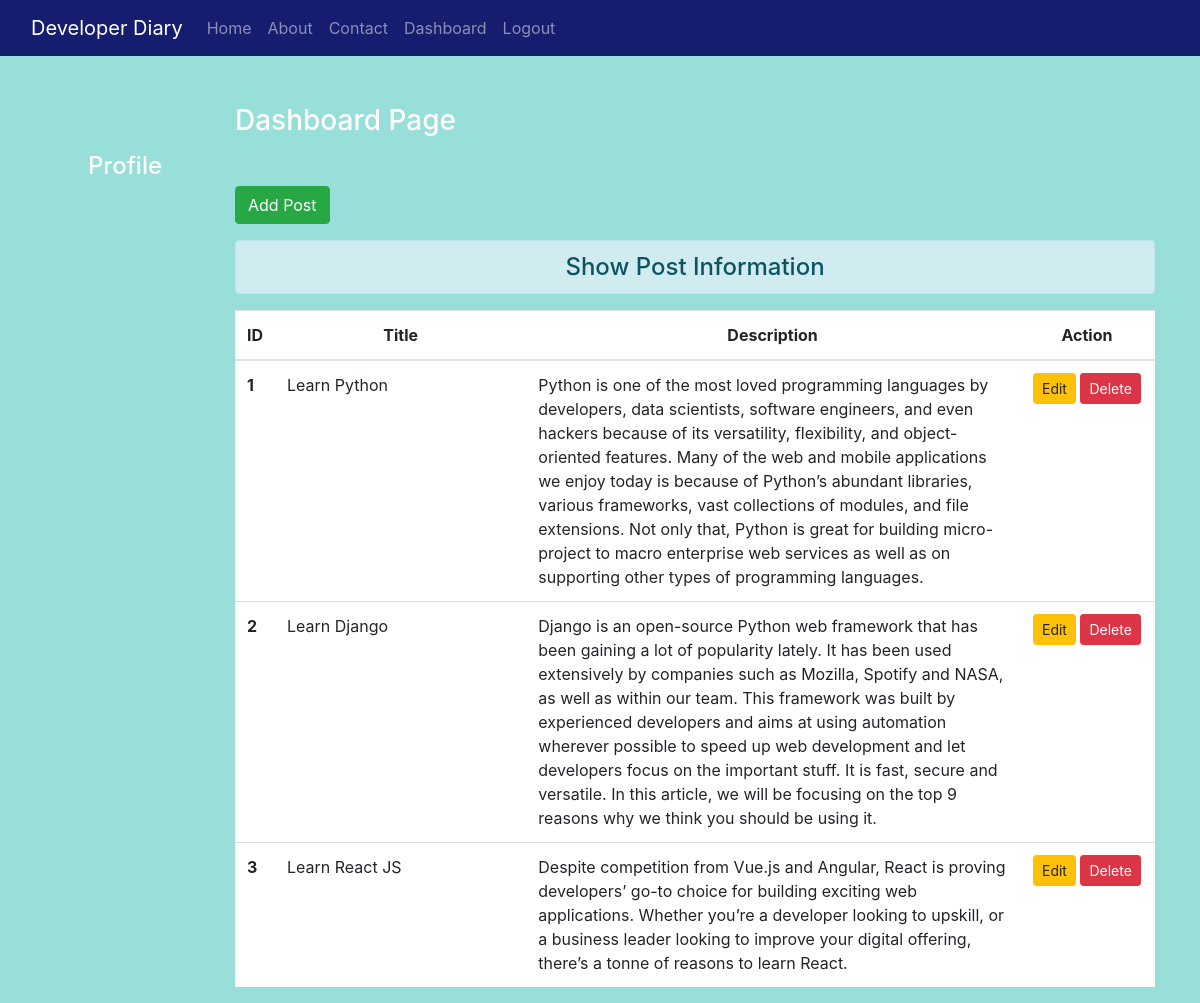
Page /dashboard/ (signed in) on the earlier database version.
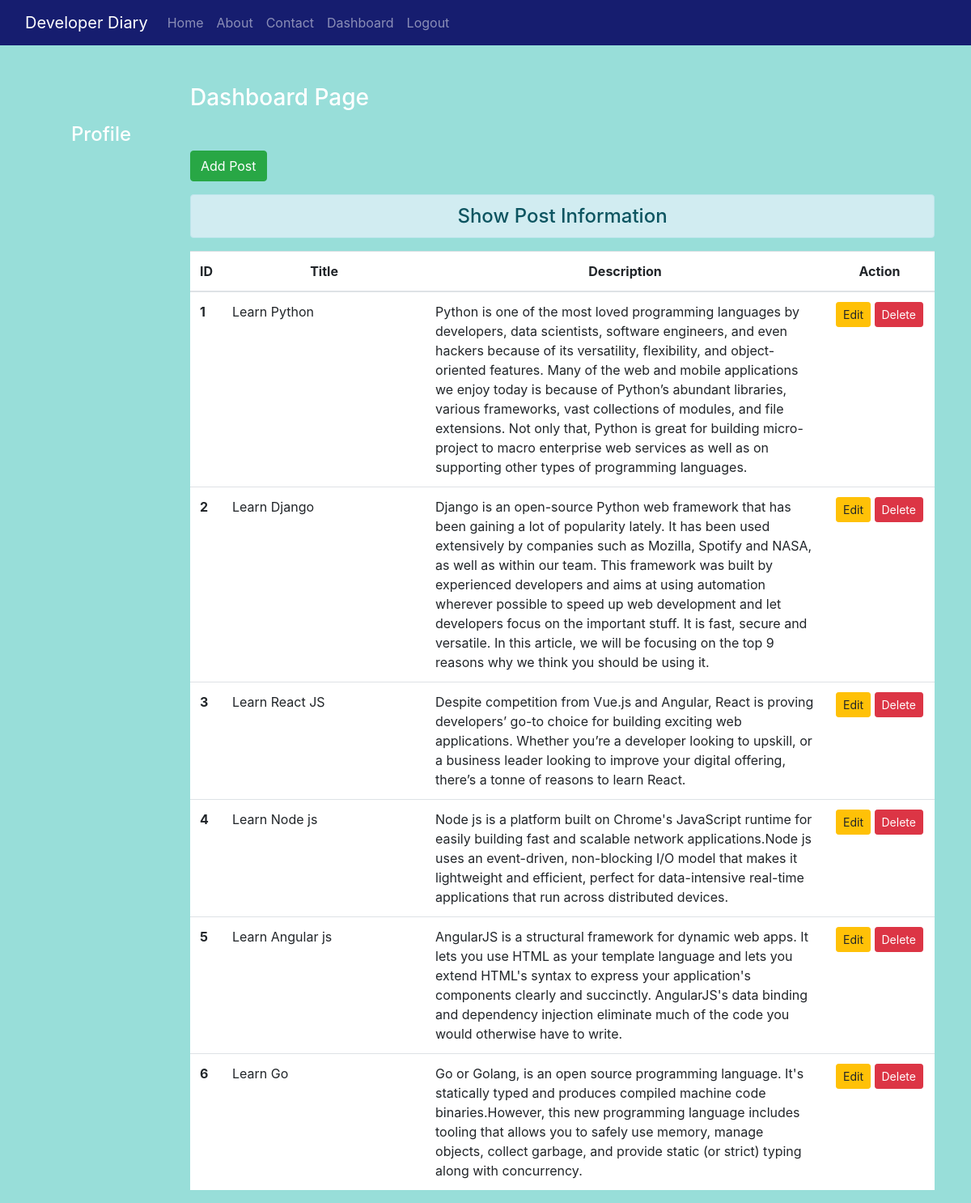
Same page on the later database version.
### app/models.py (models this page shows)
class Post(models.Model):
 title = models.CharField(max_length=150)
 desc = models.TextField()

### app/views.py (the view)
# urls.py: path('dashboard/', views.dashboard, name='dashboard'),
def dashboard(request):
    if request.user.is_authenticated:
        posts = Post.objects.all()
        user = request.user
        full_name = user.get_full_name()
        gps = user.groups.all()
        return render(request, 'blog/dashboard.html', {'posts': posts, 'full_name': full_name, 'groups': gps})
    else:
        return HttpResponseRedirect('/login/')

### app/templates/blog/dashboard.html (shortened to what this page needs)
{% extends 'blog/base.html' %}
{% load static %}
{% block side %}
<div class="col-sm-2 text-white my-5 text-center">
  <h4 class="my-5">Profile</h4>
</div>
{% endblock side %}
{% block content %}
<div class="col-sm-10">
 <h3 class="text-white my-5">Dashboard Page</h3>
 <a href="{% url 'addpost' %}" class="btn btn-success">Add Post</a>
 <h4 class="text-center alert alert-info mt-3">Show Post Information</h4>
  {% if posts %}
   <table class="table table-hover bg-white">
     <thead>
       <tr class="text-center">
         <th scope="col" style="width:2%">ID</th>
         <th scope="col" style="width:28%">Title</th>
         <th scope="col" style="width:55%">Description</th>
         <th scope="col" style="width:15%">Action</th>
       </tr>
     </thead>
     <tbody>
      {% for post in posts %}
       <tr>
         <th scope="row">{{post.id}}</th>
         <td>{{post.title}}</td>
         <td>{{post.desc}}</td>
         <td class="text-center">
          <a href="{% url 'updatepost' post.id %}" class="btn btn-warning btn-sm">Edit</a>
          {% if perms.blog.delete_post %}
          <form action="{% url 'deletepost' post.id %}" method="post" class="d-inline"> {% csrf_token %}
          <input type="submit" class="btn btn-danger btn-sm" value="Delete">
         </form>
         {% endif %}
         </td>
       </tr>
      {% endfor %}
     </tbody>
   </table>
  {% else %}
   <h4 class="text-center alert alert-warning">No Records</h4>
  {% endif %}
</div>
{% endblock content %}

### app/templates/blog/base.html (shortened to what this page needs)
<!DOCTYPE html>
{% load static %}
<html lang="en">
<head>
 <link rel="stylesheet" href="{% static 'blog/css/bootstrap.css' %}">
 <link rel="stylesheet" href="{% static 'blog/css/style.css' %}">
</head>
<body>
 <div class="container-fluid nav-color">
  {% include 'blog/navbar.html' %}
 </div>
 <div class="container">
  <div class="row">
   {% block side %}
   {% endblock side %}
   {% block content %}
   {% endblock content %}
  </div>
 </div>
</body>
</html>

### app/templates/blog/navbar.html (shortened to what this page needs)
<nav class="navbar navbar-expand-lg navbar-dark nav-color">
  <a class="navbar-brand" href="#">Developer Diary</a>
  <div class="collapse navbar-collapse" id="navbarNav">
    <ul class="navbar-nav">
      <li class="nav-item">
        <a class="nav-link" href="/">Home</a>
      </li>
      <li class="nav-item">
        <a class="nav-link" href="{% url 'about' %}">About</a>
      </li>
      <li class="nav-item">
        <a class="nav-link" href="{% url 'contact' %}">Contact</a>
      </li>
      {% if request.user.is_authenticated %}
      <li class="nav-item">
        <a class="nav-link" href="{% url 'dashboard' %}">Dashboard</a>
      </li>
      <li class="nav-item">
        <a class="nav-link" href="{% url 'logout' %}">Logout</a>
      </li>
      {% endif %}
    </ul>
  </div>
</nav>

### app/static/blog/css/style.css (style rules this page uses)
body { background-color: #98ded9; color: white; }
.nav-color { background-color: #161d6f; }

Differences in the rows shown:
added Post: id "4", title "Learn Node js", desc "Node js is a platform built on Chrome's JavaScript runtime for easily building fast and scalable network applications.Node js uses an event-driven, non-blocking I/O model that makes it lightweight and efficient, perfect for data-intensive real-time applications that run across distributed devices."
added Post: id "5", title "Learn Angular js", desc "AngularJS is a structural framework for dynamic web apps. It lets you use HTML as your template language and lets you extend HTML's syntax to express your application's components clearly and succinctly. AngularJS's data binding and dependency injection eliminate much of the code you would otherwise have to write."
added Post: id "6", title "Learn Go", desc "Go or Golang, is an open source programming language. It's statically typed and produces compiled machine code binaries.However, this new programming language includes tooling that allows you to safely use memory, manage objects, collect garbage, and provide static (or strict) typing along with concurrency."
